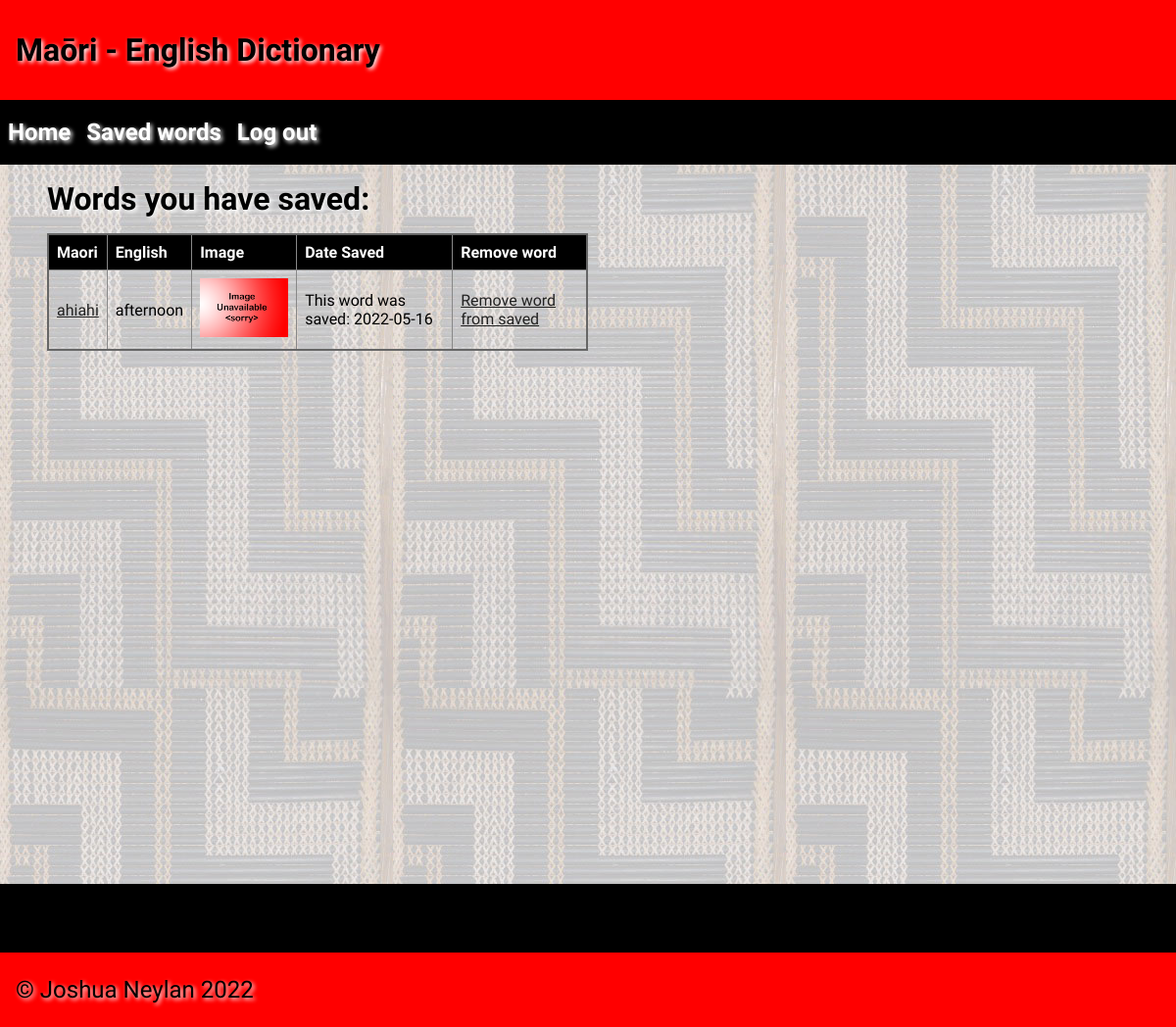
The app's page /saved (signed in) with its own data.
### tables this page shows
CREATE TABLE "Saved_words"
(
    id        INTEGER
        constraint Saved_words_pk
            primary key autoincrement,
    word_id   INTEGER
        references Dictionary,
    user_id   INTEGER
        references User,
    timestamp datetime
);

CREATE TABLE "Dictionary"
(
    id         integer
        constraint Dictionary_pk
            primary key autoincrement,
    maori      varchar(85),
    english    varchar(100),
    category   varchar(50),
    year_level integer(10),
    image      varchar(100),
    timestamp  datetime,
    author     varchar(60),
    definition varchar(200)
);

### app.py (the view)
@app.route("/saved")
def render_saved():
    if not is_logged_in():
        return redirect("/")
    user_id = session["user_id"]
    con = create_connection(DB_NAME)
    cur = con.cursor()
    query = "SELECT word_id, timestamp FROM Saved_words WHERE user_id = ?;"
    cur.execute(query, (user_id,))
    word_ids_with_timestamps = cur.fetchall()
    for i in range(len(word_ids_with_timestamps)):
        word_ids_with_timestamps[i] = word_ids_with_timestamps[i][0], word_ids_with_timestamps[i][1]
    word_ids_with_timestamps = list(set(word_ids_with_timestamps))
    query = "SELECT maori, english, category, image, id FROM Dictionary WHERE id = ?;"
    saved_words_details_list = []
    for word_id_with_timestamp in word_ids_with_timestamps:
        cur.execute(query, (word_id_with_timestamp[0],))
        word_details = cur.fetchall()
        updated_word_details = []
        for detail in word_details[0]:
            updated_word_details.append(detail)
        if updated_word_details[3] is None:
            updated_word_details[3] = "noimage.png"
        saved_words_details_list.append([updated_word_details, word_id_with_timestamp[1]])
    return render_template("saved_words.html", logged_in=is_logged_in(),
                           saved_words_details_list=saved_words_details_list)

### app.py (called while the page is built)
def create_connection(db_file):
    try:
        connection = sqlite3.connect(db_file)
        connection.execute("pragma foreign_keys=ON")
        return connection
    except Error as e:
        print(e)
    return None

def is_logged_in():
    if session.get("email") is None:
        return False
    return True

### templates/saved_words.html (shortened to what this page needs)
{% extends 'base.html' %}
{% block heading %}Maōri - English Dictionary{% endblock %}
{% block main %}
    <h1> Words you have saved:</h1>
    <table>
        <tr>
            <th> Maori </th>
            <th> English</th>
            <th> Image </th>
            <th> Date Saved </th>
            <th> Remove word</th>
        </tr>
        {% for word_details in saved_words_details_list %}
            <tr>
                <td><a href = "/{{word_details[0][2]}}/{{word_details[0][4]}}">{{word_details[0][0]}}</a></td>
                <td> {{word_details[0][1]}} </td>
                <td><img class = "thumb" src = "../static/images/{{word_details[0][3]}}"></td>
                <td>This word was saved: {{word_details[1]}}</td>
                <td><a href = "/remove_saved_word-{{word_details[0][2]}}-{{word_details[0][4]}}">Remove word from saved</a></td>
            </tr>
        {% endfor %}
    </table>
{% endblock %}

### static/css/style.css (style rules this page uses)
* { font-family: Comfortaa, sans-serif; margin: 0; padding: 0; box-sizing: border-box; }
h1, h2, h3, h4 { padding: 1rem 0; font-family: 'Suez One', serif; color: #000; text-shadow: 2px 2px 4px #fff; }
a { color: #222; }
img { max-width: 500px; }
table { width: 50%; border: 2px solid #666; border-collapse: collapse; }
th, td { border: 1px solid #888; padding: 0.5rem; text-align: left; }
th { background-color: #000; color: #fff; }
.thumb { max-width: 90px; }

### records on screen
Saved_words: maori "ahiahi", english "afternoon", timestamp "2022-05-16"
